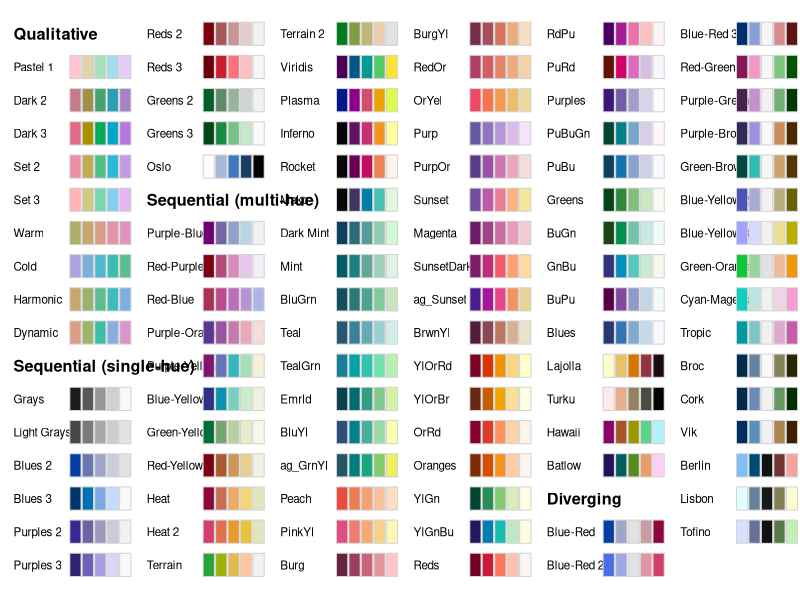

Recreate this plot in R.
#draws correlations between parameters for a given data set (S3, S6, S7, & S8)

rm(list = ls())
library(ggplot2)
library(cowplot)
library(ggridges)
require(reshape2)
library(colorspace)
library(dplyr)
hcl_palettes(plot = TRUE)

df <- NULL

d_104 = read.table(
  "data/104/Final_ABC_save_parameters.txt",
  header = TRUE
)


d_104 <- cbind(d_104)

#pretty labels
n <-
  c(
    expression('log c'[tran]),
    expression('log c'[com]),
    expression('log c'[circ]),
    expression('log c'[rep ~ pos]),
    expression('log c'[rep ~ neg]),
    expression('log c'[pack]),
    expression('log com'[max]),
    expression('log rep'[max]),
    expression('log c'["3A"]),
    expression('c'[stay])
  )

d_104 <- d_104[1:10]
colnames(d_104) <- n

#correlations
cm <- cor(d_104)

#cluster
df_wide <- as.data.frame(cm)
df_long <- stack(df_wide)
names(df_long) <- c("cor", "var1")
df_long <-
  cbind(df_long, var2 = rep(rownames(cm), length(rownames(cm))))
clust <- hclust(1 - as.dist(cm), method = "ward.D2")

levels <- clust$labels[clust$order]
df_long$var1 <- factor(df_long$var1, levels = levels)
df_long$var2 <- factor(df_long$var2, levels = levels)
filter(df_long, as.integer(df_long$var1) < as.integer(df_long$var2))
df_long <-
  subset(df_long, as.integer(df_long$var1) < as.integer(df_long$var2))

#plot
p <-
  ggplot(df_long, aes(
    df_long$var1,
    df_long$var2,
    fill = cor,
    size = abs(cor)
  )) +
  geom_point(shape = 21,
             stroke = 1,
             color = "black") +
  scale_x_discrete(
    position = "top",
    name = NULL,
    expand = c(0, 0.6),
    labels = function(l)
      parse(text = l)
  ) +
  scale_y_discrete(
    position = "left",
    name = NULL,
    expand = c(0, 0.6),
    labels = function(l)
      parse(text = l)
  ) +
  scale_size_area(max_size = 25,
                  limits = c(0, 0.6),
                  guide = "none") +
  scale_fill_gradient2(
    low = "#D53E4F",
    mid = "#FEE08B",
    high = "#3288BD",
    name = "correlation",
    limits = c(-.55, .55),
    breaks = c(-.5, 0, .5),
    guide = guide_colorbar(
      direction = "vertical",
      label.position = "right",
      title.position = "left",
      label.theme = element_text(angle = 90, hjust =
                                   .5),
      title.theme = element_text(angle = 90),
      barheight = grid::unit(140, "pt"),
      barwidth  = grid::unit(17.5, "pt"),
      ticks.linewidth = 1
    )
  ) +
  theme(
    axis.line = element_blank(),
    axis.ticks = element_blank(),
    axis.ticks.length = grid::unit(3, "pt"),
    legend.position = c(.97, .0),
    legend.justification = c(1, 0),
    legend.title.align = 0.5,
    axis.text.x.top = element_text(
      angle = 90,
      vjust = .5,
      hjust = 0
    ),
    axis.text.y = element_text(vjust = .5)
  )

ggplot2::ggsave(
  "cor104_labs_small2.pdf",
  plot = p,
  width = 7,
  height = 7,
  units = "in"
)
